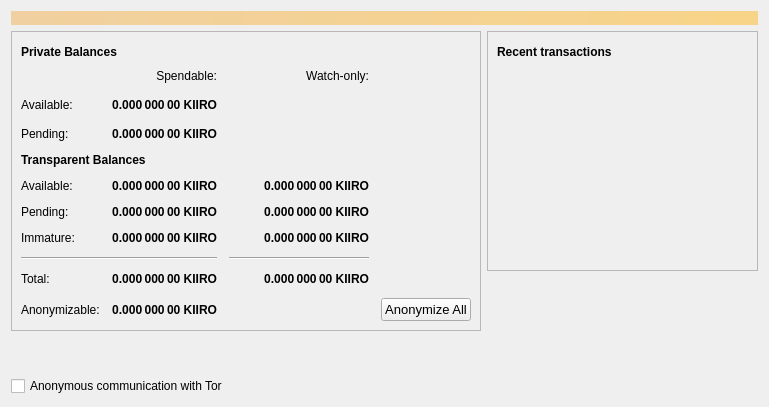
<?xml version="1.0" encoding="UTF-8"?>
<ui version="4.0">
 <class>OverviewPage</class>
 <widget class="QWidget" name="OverviewPage">
  <property name="geometry">
   <rect>
    <x>0</x>
    <y>0</y>
    <width>769</width>
    <height>407</height>
   </rect>
  </property>
  <property name="windowTitle">
   <string>Form</string>
  </property>
  <layout class="QVBoxLayout" name="topLayout">
   <item>
    <widget class="QLabel" name="labelAlerts">
     <property name="visible">
      <bool>false</bool>
     </property>
     <property name="styleSheet">
      <string notr="true">QLabel { background-color: qlineargradient(x1: 0, y1: 0, x2: 1, y2: 0, stop:0 #F0D0A0, stop:1 #F8D488); color:#000000; }</string>
     </property>
     <property name="wordWrap">
      <bool>true</bool>
     </property>
     <property name="margin">
      <number>3</number>
     </property>
     <property name="textInteractionFlags">
      <set>Qt::TextSelectableByMouse</set>
     </property>
    </widget>
   </item>
   <item>
    <layout class="QHBoxLayout" name="horizontalLayout" stretch="1,1">
     <item>
      <layout class="QVBoxLayout" name="verticalLayout_2">
       <item>
        <widget class="QFrame" name="frame">
         <property name="frameShape">
          <enum>QFrame::StyledPanel</enum>
         </property>
         <property name="frameShadow">
          <enum>QFrame::Raised</enum>
         </property>
         <layout class="QVBoxLayout" name="verticalLayout_4">
          <item>
           <layout class="QHBoxLayout" name="horizontalLayout_4">
            <item>
             <widget class="QLabel" name="label_5">
              <property name="font">
               <font>
                <weight>75</weight>
                <bold>true</bold>
               </font>
              </property>
              <property name="text">
               <string>Private Balances</string>
              </property>
             </widget>
            </item>
            <item>
             <widget class="QPushButton" name="labelWalletStatus">
              <property name="enabled">
               <bool>true</bool>
              </property>
              <property name="maximumSize">
               <size>
                <width>30</width>
                <height>16777215</height>
               </size>
              </property>
              <property name="toolTip">
               <string>The displayed information may be out of date. Your wallet automatically synchronizes with the Kiirocoin network after a connection is established, but this process has not completed yet.</string>
              </property>
              <property name="text">
               <string/>
              </property>
              <property name="icon">
               <iconset resource="../bitcoin.qrc">
                <normaloff>:/icons/warning</normaloff>
                <disabledoff>:/icons/warning</disabledoff>:/icons/warning</iconset>
              </property>
              <property name="iconSize">
               <size>
                <width>24</width>
                <height>24</height>
               </size>
              </property>
              <property name="flat">
               <bool>true</bool>
              </property>
             </widget>
            </item>
            <item>
             <spacer name="horizontalSpacer_3">
              <property name="orientation">
               <enum>Qt::Horizontal</enum>
              </property>
              <property name="sizeHint" stdset="0">
               <size>
                <width>40</width>
                <height>20</height>
               </size>
              </property>
             </spacer>
            </item>
           </layout>
          </item>
          <item>
           <layout class="QGridLayout" name="gridLayout">
            <property name="spacing">
             <number>12</number>
            </property>
            <item row="16" column="0">
             <widget class="QLabel" name="labelAnonymizableText">
              <property name="text">
               <string>Anonymizable:</string>
              </property>
             </widget>
            </item>
            <item row="2" column="3">
             <spacer name="horizontalSpacer_2">
              <property name="orientation">
               <enum>Qt::Horizontal</enum>
              </property>
              <property name="sizeHint" stdset="0">
               <size>
                <width>40</width>
                <height>20</height>
               </size>
              </property>
             </spacer>
            </item>
            <item row="6" column="0" colspan="2">
             <widget class="QLabel" name="label">
              <property name="font">
               <font>
                <weight>75</weight>
                <bold>true</bold>
               </font>
              </property>
              <property name="text">
               <string>Transparent Balances</string>
              </property>
             </widget>
            </item>
            <item row="16" column="1">
             <widget class="QLabel" name="labelAnonymizable">
              <property name="font">
               <font>
                <weight>75</weight>
                <bold>true</bold>
               </font>
              </property>
              <property name="text">
               <string>0.000 000 00 KIIRO</string>
              </property>
              <property name="alignment">
               <set>Qt::AlignRight|Qt::AlignTrailing|Qt::AlignVCenter</set>
              </property>
             </widget>
            </item>
            <item row="11" column="2">
             <widget class="QLabel" name="labelWatchPending">
              <property name="font">
               <font>
                <weight>75</weight>
                <bold>true</bold>
               </font>
              </property>
              <property name="cursor">
               <cursorShape>IBeamCursor</cursorShape>
              </property>
              <property name="toolTip">
               <string>Unconfirmed transactions to watch-only addresses</string>
              </property>
              <property name="text">
               <string notr="true">0.000 000 00 KIIRO</string>
              </property>
              <property name="alignment">
               <set>Qt::AlignRight|Qt::AlignTrailing|Qt::AlignVCenter</set>
              </property>
              <property name="textInteractionFlags">
               <set>Qt::LinksAccessibleByMouse|Qt::TextSelectableByKeyboard|Qt::TextSelectableByMouse</set>
              </property>
             </widget>
            </item>
            <item row="10" column="1">
             <widget class="QLabel" name="labelBalance">
              <property name="font">
               <font>
                <weight>75</weight>
                <bold>true</bold>
               </font>
              </property>
              <property name="cursor">
               <cursorShape>IBeamCursor</cursorShape>
              </property>
              <property name="toolTip">
               <string>Your current spendable balance</string>
              </property>
              <property name="text">
               <string notr="true">0.000 000 00 KIIRO</string>
              </property>
              <property name="alignment">
               <set>Qt::AlignRight|Qt::AlignTrailing|Qt::AlignVCenter</set>
              </property>
              <property name="textInteractionFlags">
               <set>Qt::LinksAccessibleByMouse|Qt::TextSelectableByKeyboard|Qt::TextSelectableByMouse</set>
              </property>
             </widget>
            </item>
            <item row="0" column="1">
             <widget class="QLabel" name="labelSpendable">
              <property name="text">
               <string>Spendable:</string>
              </property>
              <property name="alignment">
               <set>Qt::AlignRight|Qt::AlignTrailing|Qt::AlignVCenter</set>
              </property>
             </widget>
            </item>
            <item row="10" column="2">
             <widget class="QLabel" name="labelWatchAvailable">
              <property name="font">
               <font>
                <weight>75</weight>
                <bold>true</bold>
               </font>
              </property>
              <property name="cursor">
               <cursorShape>IBeamCursor</cursorShape>
              </property>
              <property name="toolTip">
               <string>Your current balance in watch-only addresses</string>
              </property>
              <property name="text">
               <string notr="true">0.000 000 00 KIIRO</string>
              </property>
              <property name="alignment">
               <set>Qt::AlignRight|Qt::AlignTrailing|Qt::AlignVCenter</set>
              </property>
              <property name="textInteractionFlags">
               <set>Qt::LinksAccessibleByMouse|Qt::TextSelectableByKeyboard|Qt::TextSelectableByMouse</set>
              </property>
             </widget>
            </item>
            <item row="11" column="0">
             <widget class="QLabel" name="labelPendingText">
              <property name="text">
               <string>Pending:</string>
              </property>
             </widget>
            </item>
            <item row="5" column="1">
             <widget class="QLabel" name="labelUnconfirmedPrivate">
              <property name="font">
               <font>
                <weight>75</weight>
                <bold>true</bold>
               </font>
              </property>
              <property name="cursor">
               <cursorShape>IBeamCursor</cursorShape>
              </property>
              <property name="toolTip">
               <string>Total of anonymize transactions that have yet to be confirmed, and do not yet count toward the spendable balance</string>
              </property>
              <property name="text">
               <string>0.000 000 00 KIIRO</string>
              </property>
              <property name="alignment">
               <set>Qt::AlignRight|Qt::AlignTrailing|Qt::AlignVCenter</set>
              </property>
              <property name="textInteractionFlags">
               <set>Qt::LinksAccessibleByMouse|Qt::TextSelectableByKeyboard|Qt::TextSelectableByMouse</set>
              </property>
             </widget>
            </item>
            <item row="5" column="0">
             <widget class="QLabel" name="labelUnconfirmedPrivateText">
              <property name="text">
               <string>Pending:</string>
              </property>
             </widget>
            </item>
            <item row="13" column="2">
             <widget class="Line" name="lineWatchBalance">
              <property name="sizePolicy">
               <sizepolicy hsizetype="Preferred" vsizetype="Fixed">
                <horstretch>0</horstretch>
                <verstretch>0</verstretch>
               </sizepolicy>
              </property>
              <property name="minimumSize">
               <size>
                <width>140</width>
                <height>0</height>
               </size>
              </property>
              <property name="orientation">
               <enum>Qt::Horizontal</enum>
              </property>
             </widget>
            </item>
            <item row="15" column="0">
             <widget class="QLabel" name="labelTotalText">
              <property name="text">
               <string>Total:</string>
              </property>
             </widget>
            </item>
            <item row="0" column="2">
             <widget class="QLabel" name="labelWatchonly">
              <property name="text">
               <string>Watch-only:</string>
              </property>
              <property name="alignment">
               <set>Qt::AlignRight|Qt::AlignTrailing|Qt::AlignVCenter</set>
              </property>
             </widget>
            </item>
            <item row="10" column="0">
             <widget class="QLabel" name="labelBalanceText">
              <property name="text">
               <string>Available:</string>
              </property>
             </widget>
            </item>
            <item row="15" column="1">
             <widget class="QLabel" name="labelTotal">
              <property name="font">
               <font>
                <weight>75</weight>
                <bold>true</bold>
               </font>
              </property>
              <property name="cursor">
               <cursorShape>IBeamCursor</cursorShape>
              </property>
              <property name="toolTip">
               <string>Your current total balance</string>
              </property>
              <property name="text">
               <string notr="true">0.000 000 00 KIIRO</string>
              </property>
              <property name="alignment">
               <set>Qt::AlignRight|Qt::AlignTrailing|Qt::AlignVCenter</set>
              </property>
              <property name="textInteractionFlags">
               <set>Qt::LinksAccessibleByMouse|Qt::TextSelectableByKeyboard|Qt::TextSelectableByMouse</set>
              </property>
             </widget>
            </item>
            <item row="15" column="2">
             <widget class="QLabel" name="labelWatchTotal">
              <property name="font">
               <font>
                <weight>75</weight>
                <bold>true</bold>
               </font>
              </property>
              <property name="cursor">
               <cursorShape>IBeamCursor</cursorShape>
              </property>
              <property name="toolTip">
               <string>Current total balance in watch-only addresses</string>
              </property>
              <property name="text">
               <string notr="true">0.000 000 00 KIIRO</string>
              </property>
              <property name="alignment">
               <set>Qt::AlignRight|Qt::AlignTrailing|Qt::AlignVCenter</set>
              </property>
              <property name="textInteractionFlags">
               <set>Qt::LinksAccessibleByMouse|Qt::TextSelectableByKeyboard|Qt::TextSelectableByMouse</set>
              </property>
             </widget>
            </item>
            <item row="13" column="0" colspan="2">
             <widget class="Line" name="lineTotalBalance">
              <property name="orientation">
               <enum>Qt::Horizontal</enum>
              </property>
             </widget>
            </item>
            <item row="11" column="1">
             <widget class="QLabel" name="labelUnconfirmed">
              <property name="font">
               <font>
                <weight>75</weight>
                <bold>true</bold>
               </font>
              </property>
              <property name="cursor">
               <cursorShape>IBeamCursor</cursorShape>
              </property>
              <property name="toolTip">
               <string>Total of transactions that have yet to be confirmed, and do not yet count toward the spendable balance</string>
              </property>
              <property name="text">
               <string notr="true">0.000 000 00 KIIRO</string>
              </property>
              <property name="alignment">
               <set>Qt::AlignRight|Qt::AlignTrailing|Qt::AlignVCenter</set>
              </property>
              <property name="textInteractionFlags">
               <set>Qt::LinksAccessibleByMouse|Qt::TextSelectableByKeyboard|Qt::TextSelectableByMouse</set>
              </property>
             </widget>
            </item>
            <item row="16" column="4">
             <widget class="QPushButton" name="anonymizeButton">
              <property name="sizePolicy">
               <sizepolicy hsizetype="Minimum" vsizetype="Minimum">
                <horstretch>0</horstretch>
                <verstretch>0</verstretch>
               </sizepolicy>
              </property>
              <property name="font">
               <font>
                <pointsize>10</pointsize>
               </font>
              </property>
              <property name="text">
               <string>Anonymize All</string>
              </property>
             </widget>
            </item>
            <item row="12" column="0">
             <widget class="QLabel" name="labelImmatureText">
              <property name="text">
               <string>Immature:</string>
              </property>
             </widget>
            </item>
            <item row="12" column="1">
             <widget class="QLabel" name="labelImmature">
              <property name="font">
               <font>
                <weight>75</weight>
                <bold>true</bold>
               </font>
              </property>
              <property name="cursor">
               <cursorShape>IBeamCursor</cursorShape>
              </property>
              <property name="toolTip">
               <string>Mined balance that has not yet matured</string>
              </property>
              <property name="text">
               <string notr="true">0.000 000 00 KIIRO</string>
              </property>
              <property name="alignment">
               <set>Qt::AlignRight|Qt::AlignTrailing|Qt::AlignVCenter</set>
              </property>
              <property name="textInteractionFlags">
               <set>Qt::LinksAccessibleByMouse|Qt::TextSelectableByKeyboard|Qt::TextSelectableByMouse</set>
              </property>
             </widget>
            </item>
            <item row="12" column="2">
             <widget class="QLabel" name="labelWatchImmature">
              <property name="font">
               <font>
                <weight>75</weight>
                <bold>true</bold>
               </font>
              </property>
              <property name="cursor">
               <cursorShape>IBeamCursor</cursorShape>
              </property>
              <property name="toolTip">
               <string>Mined balance in watch-only addresses that has not yet matured</string>
              </property>
              <property name="text">
               <string notr="true">0.000 000 00 KIIRO</string>
              </property>
              <property name="alignment">
               <set>Qt::AlignRight|Qt::AlignTrailing|Qt::AlignVCenter</set>
              </property>
              <property name="textInteractionFlags">
               <set>Qt::LinksAccessibleByMouse|Qt::TextSelectableByKeyboard|Qt::TextSelectableByMouse</set>
              </property>
             </widget>
            </item>
            <item row="2" column="0">
             <widget class="QLabel" name="labelPrivateText">
              <property name="text">
               <string>Available:</string>
              </property>
             </widget>
            </item>
            <item row="2" column="1">
             <widget class="QLabel" name="labelPrivate">
              <property name="font">
               <font>
                <weight>75</weight>
                <bold>true</bold>
               </font>
              </property>
              <property name="cursor">
               <cursorShape>IBeamCursor</cursorShape>
              </property>
              <property name="toolTip">
               <string>Your current spendable anonymized balance</string>
              </property>
              <property name="text">
               <string>0.000 000 00 KIIRO</string>
              </property>
              <property name="alignment">
               <set>Qt::AlignRight|Qt::AlignTrailing|Qt::AlignVCenter</set>
              </property>
              <property name="textInteractionFlags">
               <set>Qt::LinksAccessibleByMouse|Qt::TextSelectableByKeyboard|Qt::TextSelectableByMouse</set>
              </property>
             </widget>
            </item>
           </layout>
          </item>
         </layout>
        </widget>
       </item>
       <item>
        <spacer name="verticalSpacer">
         <property name="orientation">
          <enum>Qt::Vertical</enum>
         </property>
         <property name="sizeHint" stdset="0">
          <size>
           <width>20</width>
           <height>40</height>
          </size>
         </property>
        </spacer>
       </item>
       <item>
        <widget class="QCheckBox" name="checkboxEnabledTor">
         <property name="enabled">
          <bool>true</bool>
         </property>
         <property name="text">
          <string>Anonymous communication with Tor</string>
         </property>
         <property name="checked">
          <bool>false</bool>
         </property>
        </widget>
       </item>
      </layout>
     </item>
     <item>
      <layout class="QVBoxLayout" name="verticalLayout_3">
       <item>
        <widget class="QFrame" name="frame_2">
         <property name="frameShape">
          <enum>QFrame::StyledPanel</enum>
         </property>
         <property name="frameShadow">
          <enum>QFrame::Raised</enum>
         </property>
         <layout class="QVBoxLayout" name="verticalLayout">
          <item>
           <layout class="QHBoxLayout" name="horizontalLayout_2">
            <item>
             <widget class="QLabel" name="label_4">
              <property name="font">
               <font>
                <weight>75</weight>
                <bold>true</bold>
               </font>
              </property>
              <property name="text">
               <string>Recent transactions</string>
              </property>
             </widget>
            </item>
            <item>
             <widget class="QPushButton" name="labelTransactionsStatus">
              <property name="enabled">
               <bool>true</bool>
              </property>
              <property name="maximumSize">
               <size>
                <width>30</width>
                <height>16777215</height>
               </size>
              </property>
              <property name="toolTip">
               <string>The displayed information may be out of date. Your wallet automatically synchronizes with the Kiirocoin network after a connection is established, but this process has not completed yet.</string>
              </property>
              <property name="text">
               <string/>
              </property>
              <property name="icon">
               <iconset resource="../bitcoin.qrc">
                <normaloff>:/icons/warning</normaloff>
                <disabledoff>:/icons/warning</disabledoff>:/icons/warning</iconset>
              </property>
              <property name="iconSize">
               <size>
                <width>24</width>
                <height>24</height>
               </size>
              </property>
              <property name="flat">
               <bool>true</bool>
              </property>
             </widget>
            </item>
            <item>
             <spacer name="horizontalSpacer">
              <property name="orientation">
               <enum>Qt::Horizontal</enum>
              </property>
              <property name="sizeHint" stdset="0">
               <size>
                <width>40</width>
                <height>20</height>
               </size>
              </property>
             </spacer>
            </item>
           </layout>
          </item>
          <item>
           <widget class="QListView" name="listTransactions">
            <property name="styleSheet">
             <string notr="true">QListView { background: transparent; }</string>
            </property>
            <property name="frameShape">
             <enum>QFrame::NoFrame</enum>
            </property>
            <property name="verticalScrollBarPolicy">
             <enum>Qt::ScrollBarAlwaysOff</enum>
            </property>
            <property name="horizontalScrollBarPolicy">
             <enum>Qt::ScrollBarAlwaysOff</enum>
            </property>
            <property name="selectionMode">
             <enum>QAbstractItemView::NoSelection</enum>
            </property>
           </widget>
          </item>
         </layout>
        </widget>
       </item>
       <item>
        <spacer name="verticalSpacer_2">
         <property name="orientation">
          <enum>Qt::Vertical</enum>
         </property>
         <property name="sizeHint" stdset="0">
          <size>
           <width>20</width>
           <height>40</height>
          </size>
         </property>
        </spacer>
       </item>
      </layout>
     </item>
    </layout>
   </item>
  </layout>
 </widget>
 <resources>
  <include location="../bitcoin.qrc"/>
 </resources>
 <connections/>
</ui>
